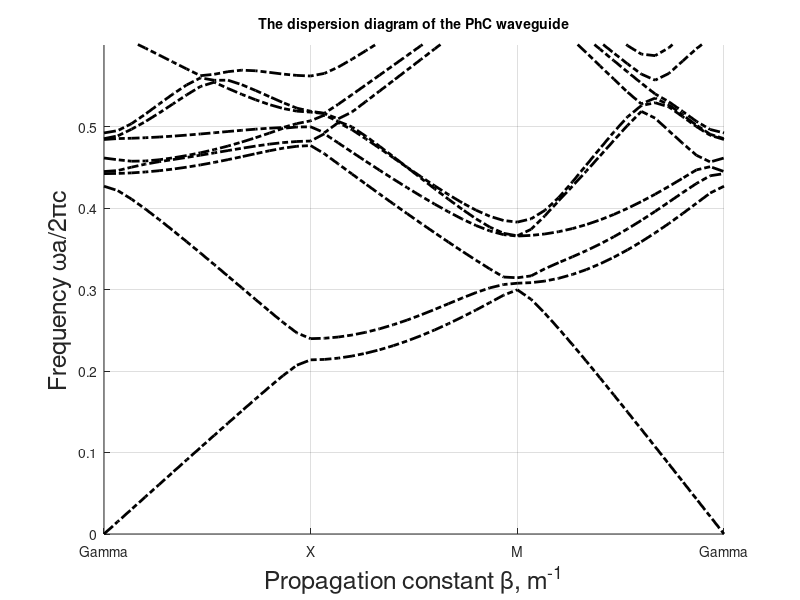

Reproduce this figure in MATLAB.

% in the name of allah
% MATLAB Program for Computation of Dispersion Diagrams of 2D PhC Waveguide

function PhC_waveguide
%The program for the computation of the dispersion
%characteristic of the PhC waveguide based upon 2D PhC with square latice
clear all
clc
%%

% The variable mode defines mode of the wave.

% The variable a defines the period of the structure %
a=1.17e-6

%The variable r contains elements radius. Here it is defined as a part of the period.
%r=.726*a;
r=0.25e-6

%The variable epsb and Mub contains the information about permittivity of the background.
Epsb=2.72;
Epsb=5.6;

gyrb=.1;
%The variables epsa and Mua contains the information about hole.
Epsa=1;

gyra=0.0;

%The variables epsd and Mud contains the information about the defect.

Epsd=1;
gyrd=.0;

gyrDir1=[1 0 0];
gyrDir=[0 0 0];
if(norm(gyrDir1)>0)
    gyrDir=gyrDir1/norm(gyrDir1);
end

%Variable numElem defines the number of PhC elements
numElem=1;

%Number of holes missed
numDef=0;

%The variable precis defines the number of k-vector points between high symmetry points
precis=15;

%The variable nG defines the number of plane waves.
%total number of plane waves may be determined as (nG*2-1)^2
nG=3;

%Setting transversal wave vector to a single value
kx=0;

%kapth segments 1: gama to X, 2: Gama to M, 3: whole path
nKpath=3;


PWE(a, r, Epsb, Epsa, Epsd,gyra,gyrb,gyrd,gyrDir, numElem, numDef,nG,nKpath,precis, kx,'-.k', 2);



%Setting transversal wave vector to a range of values within Brillouin zone
kx=0:(pi/a)/2:pi/a;

gyra=.0;
gyrb=0.0;
gyrd=0;





 function PWE(a, r,Epsb, Epsa, Epsd,gyra,gyrb,gyrd,gyrDir, numElem,numDefect,nG,nKpath,precis, kx_param, color , linewidth)

 
        
        nGx=nG*numElem;
        nGy=nG;
        % nGx and nGy define the number of plane waves in x and y direction
        % respectively

        cmp=3;

        
        %Defining the k-path within the Brilluoin zone.
        kxm=pi/a;
        dkx=kxm/precis;
        
        Lk=nKpath*precis+1;
        if(nKpath==3)
            Lk=Lk-1;
        end
        kv=zeros(Lk,2);
        for i=2:Lk
            if(i<=precis+1)
                kv(i,2)=kv(i-1,2)+dkx;
            elseif(i<=2*precis+1)
                kv(i,1)=kv(i-1,1)+dkx;
                kv(i,2)=kv(i-1,2);
            else
                kv(i,1)=kv(i-1,1)-dkx;
                kv(i,2)= kv(i-1,2)-dkx;
            end
        end
        
        
        Nk=size(kv,1);
        if(nKpath==3)
            Nk=Nk+1;
        end
        
        
        
        bx=2*pi/a/numElem;
        by=2*pi/a;
  
global Kappa;  
        Kappa=zeros(cmp,cmp,4*nGx+1,4*nGy+1);
        %OFFDIAG=zeros(4*nGx+1,4*nGy+1);
        %The next loop computes the Fourier expansion coefficients
       
        L=numElem*a;
        
        epsa=[Epsa 0 -1i*gyra;0 Epsa 0;1i*gyra 0 Epsa ];

        epsb=[Epsb 0 -1i*gyrb;0 Epsb 0;1i*gyrb 0 Epsb ];
        
        invepsa=inv(epsa)
        invepsb=inv(epsb)
        
   
        old=1;
     
     if(old) 
    % color='-r'

             
        %discretization mesh elements. each cell is discretized to a grid of
        %ngrid*ngrid square elememts for numerical compuation of Fourier series.
        
        ngrid=30;
        
        epsTensInv=zeros(cmp,cmp,ngrid,ngrid);
        
        %The following loop carries out the definition of the unit cell.
        for n=0:numElem-1
            nx=1;
            for countX=-a/2:a/ngrid:a/2
                ny=1;
                for countY=-a/2:a/ngrid:a/2
                    %Following condition allows to define the circle with of radius r
                    if(countX^2+countY^2<r^2)
                        if(n<numDefect)
                            eps=Epsd;
                            gyr=gyrd*gyrDir;
                            
                        else
                            eps=Epsa;
                            gyr=gyra*gyrDir;
                        end
                    else
                        eps=Epsb;
                        gyr=gyrb*gyrDir;
                    end
                    
                    epsTens=zeros(cmp,cmp);
                    
                    
                    epsTens(1,1)=eps;
                    epsTens(2,2)=eps;
                    epsTens(3,3)=eps;
                    
                    epsTens(1,2)=-1i*gyr(3)*eps;
                    epsTens(2,1)=1i*gyr(3)*eps;
                    epsTens(1,3)=1i*gyr(2)*eps;
                    epsTens(3,1)=-1i*gyr(2)*eps;
                    epsTens(2,3)=-1i*gyr(1)*eps;
                    epsTens(3,1)=1i*gyr(1)*eps;
                    
                    
                    epsTensInv(:,:,nx+ngrid*n,ny)=inv(epsTens);
                    
                    xSet(nx+ngrid*n)=countX+a*n;
                    ySet(ny)=countY;
                    ny=ny+1;
                end
                nx=nx+1;
            end
        end
        

        MtNt=(length(xSet)-1)*(length(ySet)-1);


        ff=pi*r*r/(a*a);
 for dGx=-2*nGx:2*nGx
    Gn=2*pi*dGx/L;
    for dGy=-2*nGy:2*nGy
        Gm=dGy*2*pi/a;
        GnmR=sqrt(Gn*Gn+Gm*Gm)*r;
        dGxp=dGx+1+2*nGx;
        dGyp=dGy+1+2*nGy;
        
        if(dGx==0&& dGy==0)
            for j=1:3
                for k=1:3
                  Kappa(j,k,dGxp,dGyp)=(invepsb(j,k)+ff*(invepsa(j,k)-invepsb(j,k)))/(numElem);
                  
                end
             
            end
            
         else
            tt=ff*besselj(1,GnmR)/GnmR;
           
           for j=1:3
               for k=1:3
                  Kappa(j,k,dGxp,dGyp)=tt*(invepsa(j,k)-invepsb(j,k))/(numElem/2);;

            end
           
            end
          
            
        end
        
        
    end
end

else


  color='-k'
      
        
FillKapaCylinderDef(nGx,nGy,epsa,epsb,L,r,numElem,a,a,0);

end
      
        
        numG=0;
        for Gx=-nGx:nGx
            for Gy=-nGy:nGy
                numG=numG+1;
            end
        end
        
        M=  zeros(size(kv,1),cmp*numG,cmp*numG);
        
        countG=0;
        
        for Gx=-nGx:nGx
            for Gy=-nGy:nGy
                countG=countG+1;
                countG3=cmp*(countG-1);
                countG1=0;
                for Gx1=-nGx:nGx
                    
                    dGxp=2*nGx+1+Gx-Gx1;
                    
                    for Gy1=-nGy:nGy
                        
                        dGyp=2*nGy+1+Gy-Gy1;
                        
                        countG1=countG1+1;
                        
                        countG4=cmp*(countG1-1);
                        
                        for countK=1:size(kv,1)
                            kx=kv(countK,1);
                            ky=kv(countK,2);
                            
                            Akg=zeros(3,3);
                            
                            Akg(1,1)=(ky+Gy1*by)*(ky+Gy*by);
                            Akg(1,2)=-(kx+Gx1*bx)*(ky+Gy*by);
                            Akg(2,1)=-(kx+Gx*bx)*(ky+Gy1*by);
                            Akg(2,2)=(kx+Gx1*bx)*(kx+Gx*bx);
                            
                            Akg(3,3)=Akg(1,1)+ Akg(2,2);
                            
                            KA=Kappa(:,:, dGxp, dGyp)*Akg;
                            
                            
                            for ii=1:cmp
                                for jj=1:cmp
                                    M(countK,countG3+ii,countG4+jj)= KA(ii,jj);
                                    
                                end
                            end
                            
                            
                        end
                    end
                    
                    
                end
            end
            
        end
        
        
        disp('Solving eigenvalue problem ....')
        t1=cputime;
    
        %The computation of eigen-states is also carried
        
        disp('size kv')
        size(kv,1);
        for countK=1:size(kv,1)
          countK
            %Taking the matrix differential operator for current wave vector.
            MM(:,:)=M(countK,:,:);
            
            %Computing the eigen-vectors and eigen-states of the matrix
            [Q D]=eig(MM);
            
            V=diag(D);

            [dispe(:,countK), index]=sort(abs(sqrt(V)*a/2/pi));
        
 
     end;
         
        t2=cputime-t1;
        disp('-----');
        sprintf('%s  %8f', 'Eigenvalue calculation completed within', t2, '  seconds.')
        
        %% plot %%
        %%%%%%%%%%
        % close all;
        nz=0;
        
        if(Nk>1)
            for i=1:size(V)
              dispe(i,2)
                if(dispe(i,2)<1e-4)
                    nz=nz+1;
                end;
            end
        end
        

nCurve=15;
result=zeros(Nk,nCurve+1);

figure(1);
hold on;


    x=0;
     if(nKpath==3)
         x=1;
     end;
    
    for u=nz+1:nz+nCurve

  yy(1:Nk)=zeros(Nk,1);
     yy(1)=dispe(u,1);
          

     for m=2:Nk-x      
           yy(m)=dispe(u,m);
      end
        

    if(nKpath==3)
        yy(Nk)=yy(1);
    end
    
     for m=1:Nk         
       result(m,u+1)=yy(m);
     end
    
    kindex=1:length(yy);
    unz=u-nz;
    if(unz!=2 && unz!=4 && unz!=-6)
    plot(kindex,yy,color,'LineWidth',linewidth);
    end

    end

      for m=1:Nk   
       
       result(1,m)=kindex(m);
     end


save('bands.txt', 'result', '-ascii');

ylabel('Frequency \omegaa/2\pic','FontSize',18);
xlabel('Propagation constant \beta, m^{-1}','FontSize',18);
title('The dispersion diagram of the PhC waveguide','FontSize',10)
axis([1,Nk,0,.6]);

grid on;
str={'Gamma','X','M','Gamma'};

set(gca,...
    'xtick',[1,precis+1,2*precis+1,3*precis+1],...
    'xticklabel',str);
drawnow;